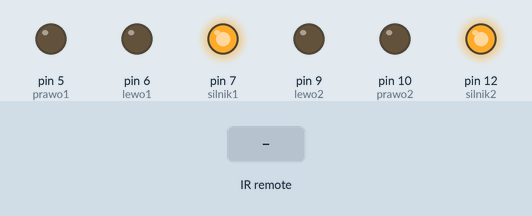
Simulated run of this sketch. Board: Arduino Uno, built with avr-gcc and run on an emulated ATmega328P. Shown: output pins drawn as LEDs (lit = HIGH). The test bench sets the inputs (shaded band).

Above: at 1.2 s.
1.3 s: infrared code 0xFF30CF received
At 1.8 s:
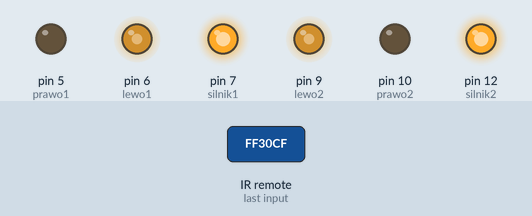
2.8 s: infrared code 0xFF18E7 received
At 4.0 s:
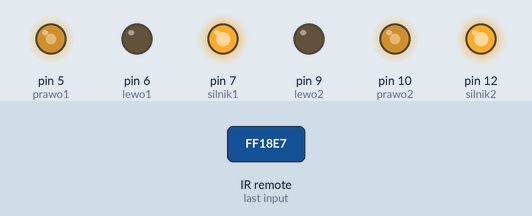
4.3 s: infrared code 0xFF4AB5 received
At 5.2 s:
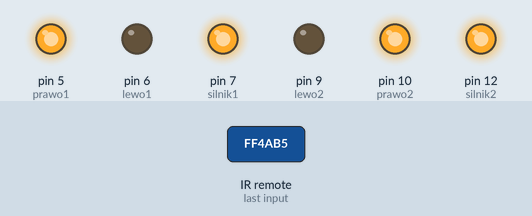
5.8 s: infrared code 0xFF30CF received
At 6.3 s:
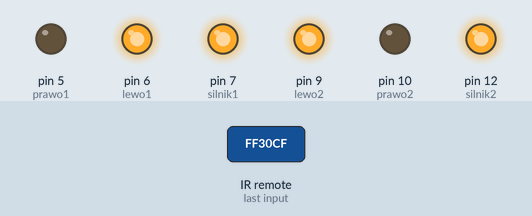
Timing chart, 0 to 8.3 s (numbered marks = the images above; inputs shaded):
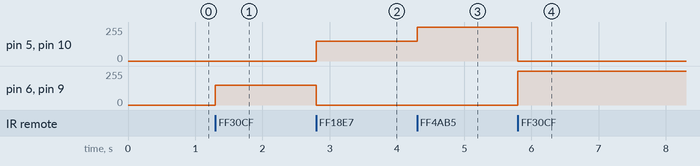

The sketch:

pilot_2_silniki.ino
```cpp
#include <IRremote.h>
#define pilot 2
#define silnik1 7
#define silnik2 12
#define lewo1 6
#define prawo1 5
#define lewo2 9
#define prawo2 10
IRrecv irrecv(pilot);
decode_results signals;
long sygnal = 0;
long sygnal_prev = 0;
int pred = 150;
int pred_zmiana = 10;
int pred_min = 0;
float pred_maks = 255;
void setup() {
  Serial.begin(9600);
  irrecv.enableIRIn();
  pinMode(silnik1, OUTPUT);
  pinMode(silnik2, OUTPUT);
  digitalWrite(silnik1, HIGH); //Enable1
  digitalWrite(silnik2, HIGH); //Enable2
  pinMode(prawo1, OUTPUT);
  pinMode(lewo1, OUTPUT);
  pinMode(prawo2, OUTPUT);
  pinMode(lewo2, OUTPUT);
  digitalWrite(prawo1, 0);
  digitalWrite(lewo1, 0);
  digitalWrite(prawo2, 0);
  digitalWrite(lewo2, 0);
}
void loop() {
  if (sygnal != 0 || irrecv.decode(&signals)) {
    sygnal = signals.value;
    if (sygnal == 0xFF30CF)
    {
      sygnal_prev = 0xFF30CF;
      while (sygnal == 0xFF30CF || sygnal == 0xFFFFFFFF)
      {
        if (irrecv.decode(&signals)) {
          sygnal = signals.value;
          irrecv.resume();
        }
        digitalWrite(prawo1, 0);
        analogWrite(lewo1, pred);
        digitalWrite(prawo2, 0);
        analogWrite(lewo2, pred);
      }
    }
    else if (sygnal == 0xFF18E7)
    {
      sygnal_prev = 0xFF18E7;
      while (sygnal == 0xFF18E7 || sygnal == 0xFFFFFFFF)
      {
        if (irrecv.decode(&signals)) {
          sygnal = signals.value;
          irrecv.resume();
        }
        analogWrite(prawo1, pred);
        digitalWrite(lewo1, 0);
        analogWrite(prawo2, pred);
        digitalWrite(lewo2, 0);
      }
    }
    else if (sygnal == 0xFF10EF)
    {
      if (pred >= pred_zmiana)
        pred -= pred_zmiana;
      signals.value = sygnal_prev;
    }
    else if (sygnal == 0xFF38C7)
    {
      if (pred <= 255 - pred_zmiana)
        pred += pred_zmiana;
      signals.value = sygnal_prev;
    }
    else if (sygnal == 0xFF42BD)
    {
      pred = pred_min;
      signals.value = sygnal_prev;
    }
    else if (sygnal == 0xFF4AB5)
    {
      pred = pred_maks;
      signals.value = sygnal_prev;
    }
    else
    {
      digitalWrite(prawo1, 0);
      digitalWrite(lewo1, 0);
      digitalWrite(prawo2, 0);
      digitalWrite(lewo2, 0);
      sygnal = 0;
      sygnal_prev = 0;
    }
    irrecv.resume();
  }
}
```

Measured:
- after the input at 1.3 s, pin 6 (lewo1), pin 9 (lewo2): 0/255 → 150/255 at once
- after the input at 2.8 s, pin 5 (prawo1), pin 10 (prawo2): 0/255 → 150/255 at once; pin 6 (lewo1), pin 9 (lewo2): 150/255 → 0/255 at once
- after the input at 4.3 s, pin 5 (prawo1), pin 10 (prawo2): 150/255 → 255/255 at once
- after the input at 5.8 s, pin 5 (prawo1), pin 10 (prawo2): 255/255 → 0/255 at once; pin 6 (lewo1), pin 9 (lewo2): 0/255 → 255/255 at once
